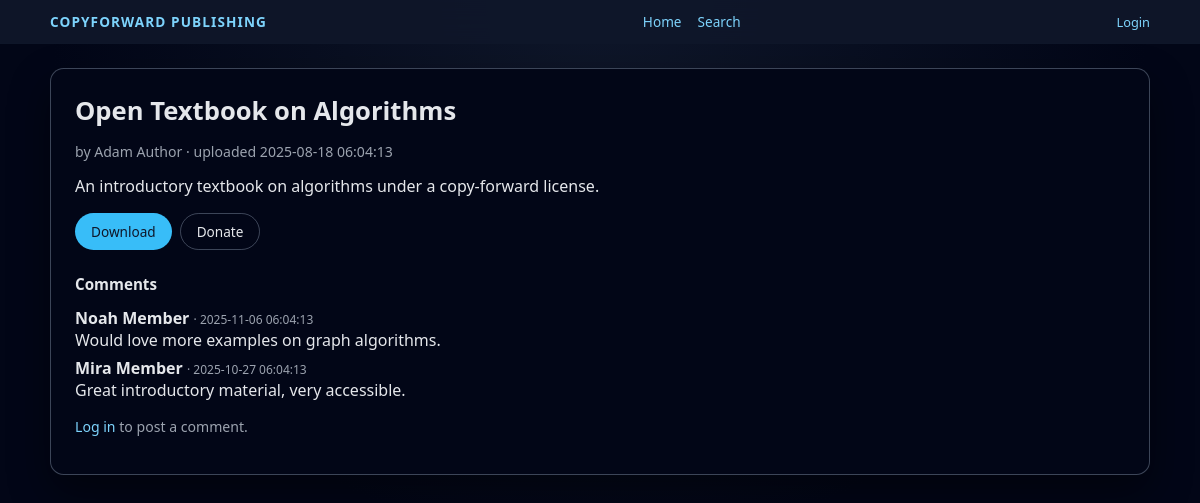
/src/public/item.php?id=1, run on the app's committed database.
### tables this page shows
CREATE TABLE items (
    id                 INT UNSIGNED AUTO_INCREMENT PRIMARY KEY,
    author_id          INT UNSIGNED NOT NULL,    
    title              VARCHAR(255) NOT NULL,
    description        TEXT NULL,
    file_path          VARCHAR(255) NOT NULL,
    upload_date        DATETIME NOT NULL DEFAULT CURRENT_TIMESTAMP,
    status_id          TINYINT UNSIGNED NOT NULL,
    version_parent_id  INT UNSIGNED NULL,        

    CONSTRAINT fk_items_author
        FOREIGN KEY (author_id) REFERENCES authors(member_id)
        ON DELETE RESTRICT,
    CONSTRAINT fk_items_status
        FOREIGN KEY (status_id) REFERENCES item_statuses(id),
    CONSTRAINT fk_items_version_parent
        FOREIGN KEY (version_parent_id) REFERENCES items(id)
        ON DELETE SET NULL
);

CREATE TABLE members (
    id               INT UNSIGNED AUTO_INCREMENT PRIMARY KEY,
    introducer_id    INT UNSIGNED NULL,
    name             VARCHAR(255) NOT NULL,
    org              VARCHAR(255) NULL,
    address          VARCHAR(255) NULL,
    primary_email    VARCHAR(255) NOT NULL UNIQUE,
    recovery_email   VARCHAR(255) NULL,
    password_hash    VARCHAR(255) NOT NULL,
    auth_matrix      TEXT NULL,                 
    matrix_expiry    DATETIME NULL,
    orcid            VARCHAR(32) NULL,
    role_id          TINYINT UNSIGNED NOT NULL,
    status_id        TINYINT UNSIGNED NOT NULL,
    created_at       DATETIME NOT NULL DEFAULT CURRENT_TIMESTAMP,
    updated_at       DATETIME NOT NULL DEFAULT CURRENT_TIMESTAMP ON UPDATE CURRENT_TIMESTAMP,

    CONSTRAINT fk_members_role
        FOREIGN KEY (role_id) REFERENCES roles(id),
    CONSTRAINT fk_members_status
        FOREIGN KEY (status_id) REFERENCES member_statuses(id),
    CONSTRAINT fk_members_introducer
        FOREIGN KEY (introducer_id) REFERENCES members(id)
        ON DELETE SET NULL
);

CREATE TABLE comments (
    id          INT UNSIGNED AUTO_INCREMENT PRIMARY KEY,
    item_id     INT UNSIGNED NOT NULL,
    author_id   INT UNSIGNED NOT NULL,        
    content     TEXT NOT NULL,
    created_on  DATETIME NOT NULL DEFAULT CURRENT_TIMESTAMP,

    CONSTRAINT fk_comments_item
        FOREIGN KEY (item_id) REFERENCES items(id)
        ON DELETE CASCADE,
    CONSTRAINT fk_comments_author
        FOREIGN KEY (author_id) REFERENCES members(id)
        ON DELETE CASCADE
);

### src/includes/helpers.php (called while the page is built, shortened)
<?php
function cfp_current_user(): ?array
{
    return $_SESSION['member'] ?? null;
}
function cfp_is_logged_in(): bool
{
    return cfp_current_user() !== null;
}
function e(string $value): string
{
    return htmlspecialchars($value, ENT_QUOTES | ENT_SUBSTITUTE, 'UTF-8');
}

### src/public/item.php (the view, shortened to what this page needs)
<?php
require_once __DIR__ . '/../includes/helpers.php';
$pdo = cfp_get_pdo();
$id = isset($_GET['id']) ? (int)$_GET['id'] : 0;
$item = null;
$comments = [];
if ($id > 0) {
    $stmt = $pdo->prepare('
        SELECT i.id, i.title, i.description, i.upload_date, i.file_path,
               m.name AS author_name
        FROM items i
        JOIN authors a ON i.author_id = a.member_id
        JOIN members m ON a.member_id = m.id
        JOIN item_statuses s ON i.status_id = s.id
        WHERE i.id = :id AND s.code = "approved"
    ');
    $stmt->execute(['id' => $id]);
    $item = $stmt->fetch();
    if ($item) {
        $cStmt = $pdo->prepare('
            SELECT c.content, c.created_on, m.name AS author_name
            FROM comments c
            JOIN members m ON c.author_id = m.id
            WHERE c.item_id = :id
            ORDER BY c.created_on DESC
            LIMIT 20
        ');
        $cStmt->execute(['id' => $id]);
        $comments = $cStmt->fetchAll();
    }
}
?>
<!DOCTYPE html>
<html lang="en">
<head>
    <link rel="stylesheet" href="/assets/css/main.css">
</head>
<body class="cfp-shell">
<header class="cfp-header">
    <div class="cfp-header-inner">
        <div class="cfp-logo"><a href="/index.php">CopyForward Publishing</a></div>
        <nav class="cfp-nav">
            <a href="/index.php">Home</a>
            <a href="/search.php">Search</a>
        </nav>
        <div style="font-size:0.8rem;">
            <?php if (cfp_is_logged_in()): ?>
                <?php $u = cfp_current_user(); ?>
                <?php echo e($u['name']); ?> (<?php echo e(cfp_current_role() ?? ''); ?>)
                &nbsp;·&nbsp;
                <a href="/logout.php">Logout</a>
            <?php else: ?>
                <a href="/login.php">Login</a>
            <?php endif; ?>
        </div>
    </div>
</header>
<main class="cfp-main">
    <div class="cfp-main-inner">
        <section class="cfp-panel">
            <?php if (!$item): ?>
                <h1 class="cfp-h1">Item not found</h1>
                <p class="cfp-muted">The requested item is not available or has not been approved.</p>
            <?php else: ?>
                <h1 class="cfp-h1"><?php echo e($item['title']); ?></h1>
                <p class="cfp-muted">
                    by <?php echo e($item['author_name']); ?> · uploaded <?php echo e($item['upload_date']); ?>
                </p>
                <p style="margin-top:0.75rem;">
                    <?php echo nl2br(e($item['description'] ?? '')); ?>
                </p>
                <div style="margin-top:0.75rem; display:flex; gap:0.5rem; flex-wrap:wrap;">
                    <a class="cfp-btn cfp-btn-primary" href="/member/download.php?item_id=<?php echo (int)$item['id']; ?>">Download</a>
                    <a class="cfp-btn cfp-btn-outline" href="/member/donate.php?item_id=<?php echo (int)$item['id']; ?>">Donate</a>
                </div>
                <div style="margin-top:1.5rem;">
                    <h2 style="font-size:0.95rem;">Comments</h2>
                    <ul id="cfp-comments-list" class="cfp-list">
                        <?php foreach ($comments as $c): ?>
                            <li>
                                <strong><?php echo e($c['author_name']); ?></strong>
                                <span class="cfp-muted" style="font-size:0.75rem;"> · <?php echo e($c['created_on']); ?></span><br>
                                <span><?php echo nl2br(e($c['content'])); ?></span>
                            </li>
                        <?php endforeach; ?>
                    </ul>
                </div>
                <?php if (cfp_is_logged_in()): ?>
                    <div style="margin-top:1rem;">
                        <h3 style="font-size:0.9rem;">Add a comment</h3>
                        <div id="cfp-comment-message"></div>
                        <form method="post" action="/item_comment.php" data-cfp-comment-ajax="1">
                            <input type="hidden" name="item_id" value="<?php echo (int)$item['id']; ?>">
                            <label class="cfp-label">
                                Comment
                                <textarea class="cfp-textarea" name="content" required></textarea>
                            </label>
                            <button class="cfp-btn cfp-btn-primary" type="submit" style="margin-top:0.6rem;">Post comment</button>
                        </form>
                    </div>
                <?php else: ?>
                    <p class="cfp-muted" style="margin-top:1rem;">
                        <a href="/login.php">Log in</a> to post a comment.
                    </p>
                <?php endif; ?>
            <?php endif; ?>
        </section>
    </div>
</main>
</body>
</html>

### assets/css/main.css (style rules this page uses)
:root { --cfp-bg: #020617; --cfp-bg-panel: #020617; --cfp-border: rgba(148, 163, 184, 0.4); --cfp-text: #e5e7eb; --cfp-muted: #9ca3af; --cfp-accent: #38bdf8; --cfp-accent-soft: #0ea5e9; --cfp-success: #22c55e; --cfp-danger: #ef4444; }
*, *::before, *::after { box-sizing: border-box; }
body { margin: 0; font-family: system-ui, -apple-system, BlinkMacSystemFont, "Segoe UI", sans-serif; background: radial-gradient(circle at top, #0f172a, #020617 55%); color: var(--cfp-text); }
a { color: #7dd3fc; text-decoration: none; }
.cfp-shell { min-height: 100vh; display: flex; flex-direction: column; }
.cfp-header { padding: 0.75rem 1.5rem; border-bottom: 1px solid rgba(15, 23, 42, 0.9); background: rgba(15, 23, 42, 0.95); backdrop-filter: blur(14px); position: sticky; top: 0; z-index: 20; }
.cfp-header-inner { max-width: 1100px; margin: 0 auto; display: flex; align-items: center; justify-content: space-between; }
.cfp-logo { font-weight: 600; letter-spacing: 0.08em; text-transform: uppercase; font-size: 0.85rem; }
.cfp-nav { display: flex; gap: 1rem; font-size: 0.85rem; }
.cfp-main { flex: 1; padding: 1.5rem; }
.cfp-main-inner { max-width: 1100px; margin: 0 auto; }
.cfp-panel { background: var(--cfp-bg-panel); border-radius: 0.85rem; border: 1px solid var(--cfp-border); box-shadow: 0 18px 40px rgba(0, 0, 0, 0.45); padding: 1.5rem; }
.cfp-h1 { margin: 0 0 0.5rem; font-size: 1.6rem; }
.cfp-muted { color: var(--cfp-muted); font-size: 0.88rem; }
.cfp-list { list-style: none; padding: 0; margin: 0.5rem 0 0; }
.cfp-list li + li { margin-top: 0.4rem; }
.cfp-btn { display: inline-flex; align-items: center; justify-content: center; border-radius: 999px; border: none; padding: 0.5rem 1rem; font-size: 0.85rem; cursor: pointer; font-weight: 500; }
.cfp-btn-primary { background: var(--cfp-accent); color: #0f172a; }
.cfp-btn-outline { background: transparent; color: #e5e7eb; border: 1px solid var(--cfp-border); }

### data on the page
items: title "Open Textbook on Algorithms", members.name "Adam Author", upload_date "2025-08-18 06:04:13", description "An introductory textbook on algorithms under a copy-forward license."
comments: author.name "Noah Member", created_on "2025-11-06 06:04:13", content "Would love more examples on graph algorithms."
comments: author.name "Mira Member", created_on "2025-10-27 06:04:13", content "Great introductory material, very accessible."
